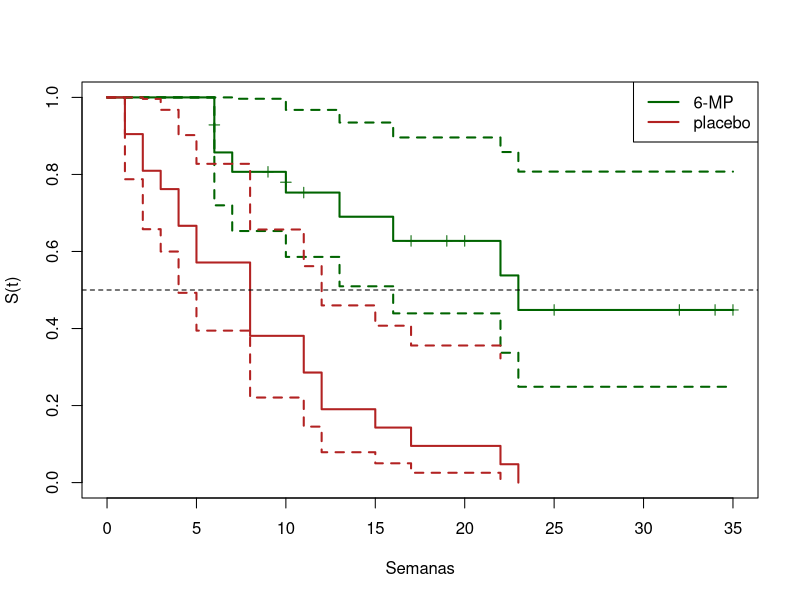
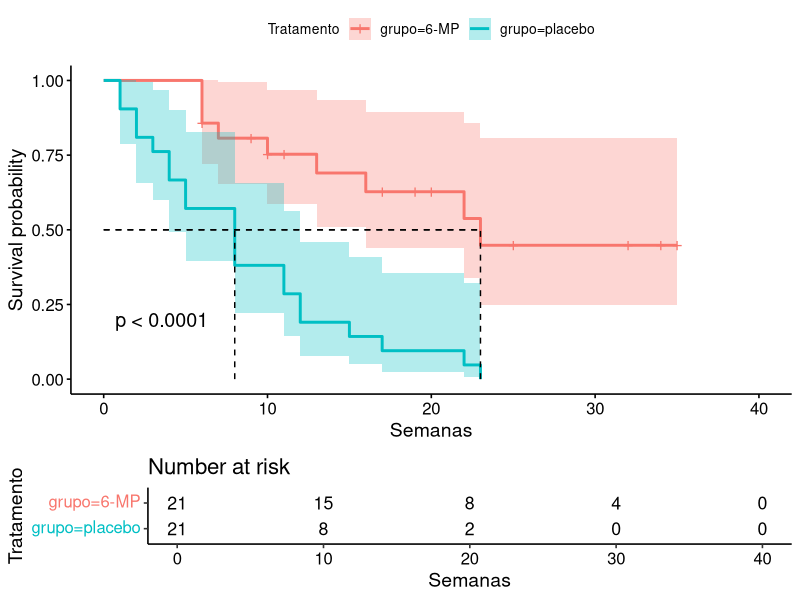
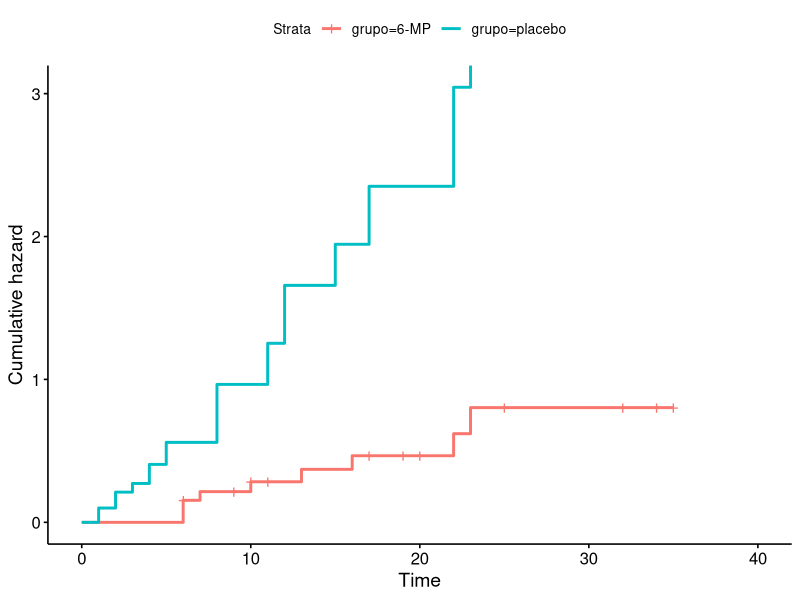

Recreate these plots in R, in order.
# Estimador de Kaplan-Meier: exemplo completo ----
# Pacotes: survival (base/recomendado), survminer (gráficos)
# install.packages(c("survminer"))

library(survival)

# Freireich et al. (1963): tempo até a recaída, em semanas.
# O sinal + na impressão marca as observações CENSURADAS.
tempo  <- c(6,6,6,6,7,9,10,10,11,13,16,17,19,20,22,23,25,32,32,34,35,
            1,1,2,2,3,4,4,5,5,8,8,8,8,11,11,12,12,15,17,22,23)
evento <- c(0,1,1,1,1,0, 0, 1, 0, 1, 1, 0, 0, 0, 1, 1, 0, 0, 0, 0, 0,
            rep(1, 21))
grupo  <- factor(rep(c("6-MP", "placebo"), each = 21))
dados  <- data.frame(tempo, evento, grupo)
table(dados$grupo, dados$evento)

# O objeto Surv: tempo + indicador de evento
Surv(dados$tempo, dados$evento)[1:10]

# O ajuste
fit <- survfit(Surv(tempo, evento) ~ grupo, data = dados)
fit                       # n, eventos, mediana e IC da mediana
summary(fit)              # a tabela de vida completa, linha a linha
summary(fit, times = c(5, 10, 15, 20, 23))   # S(t) em tempos escolhidos

# A conta à mão, no grupo 6-MP
d6 <- subset(dados, grupo == "6-MP")
tev <- sort(unique(d6$tempo[d6$evento == 1]))
nj  <- sapply(tev, function(x) sum(d6$tempo >= x))
dj  <- sapply(tev, function(x) sum(d6$tempo == x & d6$evento == 1))
data.frame(tempo = tev, n = nj, d = dj,
           fator = round(1 - dj/nj, 4), S = round(cumprod(1 - dj/nj), 4))

# Erro-padrão de Greenwood e intervalos de confiança
summary(survfit(Surv(tempo, evento) ~ 1, data = d6))$std.err
survfit(Surv(tempo, evento) ~ grupo, data = dados, conf.type = "log")      # padrão
survfit(Surv(tempo, evento) ~ grupo, data = dados, conf.type = "log-log")
survfit(Surv(tempo, evento) ~ grupo, data = dados, conf.type = "plain")

# Quantis de sobrevivência, com intervalo
quantile(fit, probs = c(0.25, 0.50, 0.75))

# Tempo médio restrito de sobrevivência (RMST) até tau = 23
print(fit, rmean = 23)

# O que acontece quando a censura é tratada errado
median(d6$tempo[d6$evento == 1])          # descartar os censurados
median(d6$tempo)                          # censura tratada como recaída
# A mediana correta, 23, sai do Kaplan-Meier e de mais nenhum desses atalhos.

# Gráficos
plot(fit, col = c("darkgreen", "firebrick"), lwd = 2, mark.time = TRUE,
     xlab = "Semanas", ylab = "S(t)", conf.int = TRUE)
legend("topright", levels(dados$grupo), col = c("darkgreen", "firebrick"), lwd = 2)
abline(h = 0.5, lty = 2)

library(survminer)
ggsurvplot(fit, data = dados, conf.int = TRUE, risk.table = TRUE,
           pval = TRUE, surv.median.line = "hv",
           xlab = "Semanas", legend.title = "Tratamento")
ggsurvplot(fit, data = dados, fun = "cumhaz")   # risco acumulado
